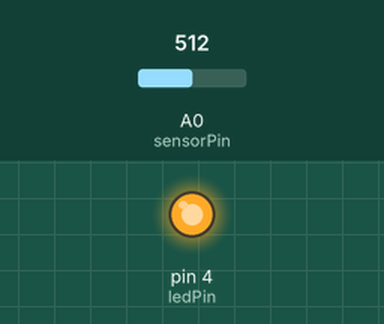
A sketch run on a simulated Arduino Uno, built with avr-gcc and run on an emulated ATmega328P. Parts: output pins drawn as LEDs (lit = HIGH). Inputs (shaded band) come from the test bench; at power-on: A0 (sensorPin) = 512. What the sketch prints to the serial monitor is not drawn.

Above: at 0.1 s.
Timing chart, 0 to 1.6 s (numbered marks = the images above):
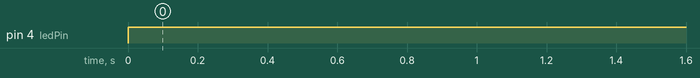

Measured:
- by itself, pin 4 (ledPin): LOW → HIGH at 0.00 s

The sketch:

PruebaSensorSonido.ino
```cpp
int sensorPin = A0; // select the input pin for the potentiometer
int ledPin = 4; // select the pin for the LED
int sensorValue = 0; // variable to store the value coming from the sensor

void setup () {
  pinMode (ledPin, OUTPUT);
  Serial.begin (9600);
}

void loop () {

  digitalWrite (ledPin, HIGH);
  sensorValue = analogRead (sensorPin);
  delay(100);
  Serial.println (sensorValue);
}
```
